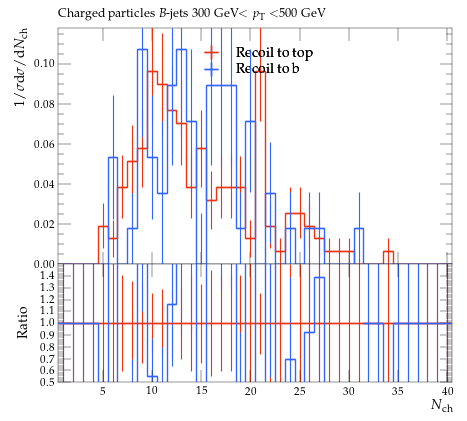

This chart was generated by the following Python code:
#! /usr/bin/env python

# This Python script was auto-generated using YODA v2.0.2.
# Analysis object: /MC_HFDECAYS/avg_B_jet_ch_mult_300_500
# Timestamp: 31-07-2026 (13:13:52)

import matplotlib as mpl
import matplotlib.pyplot as plt
mpl.use('Agg') # comment out for interactive use
import os
import numpy as np

plotDir = os.path.split(os.path.realpath(__file__))[0]
if 'YODA_USER_PLOT_PATH' in globals():
    plot_outdir = globals()['YODA_USER_PLOT_PATH']
else:
    plot_outdir = plotDir

#plot style
plt.style.use(os.path.join(plotDir, '../default.mplstyle'))
# plot metadata
figW, figH = plt.rcParams['figure.figsize']
ax_xLabel = r'$N_\mathrm{ch}$'
ax_yLabel = r'$1/\sigma \mathrm{d}\sigma/\mathrm{d}N_\mathrm{ch}$'
ax_title  = r'Charged particles $B$-jets 300 GeV$<p_\mathrm{T}<$500 GeV'
ax_xScale = 'linear'
ax_yScale = 'linear'
xLims = (0.5, 40.5)
yLims = (0.0, 0.11785103000000001)
xMinorTickMarks = 0

# TeX-friendly labels for the legend
labels = {
    'legend' : ([ r"Recoil to top", r"Recoil to b" ], r""),
}

# Adjust canvas width and height
canvasW = 10.0
canvasH = 9.0
figW *= canvasW/10.
figH *= canvasH/9.

# Create figure and axis objects
fig, (ax, ratio0_ax) = plt.subplots(2, 1, sharex=True,
                  figsize=(figW,figH), gridspec_kw={'height_ratios': (6.0, 3.0)})

# Set figure margins
plt.subplots_adjust(
    left   = 1.0 * plt.rcParams['figure.subplot.left'],
    right  = 1.0 * plt.rcParams['figure.subplot.right'],
    top    = 1.0 * plt.rcParams['figure.subplot.top'],
    bottom = 1.0 * plt.rcParams['figure.subplot.bottom'])

ratio0_ax.yaxis.set_major_locator(mpl.ticker.MultipleLocator(0.1))
ratio0_ax.set_ylim(0.5, 1.4999)
ratio0_ax.set_ylabel('Ratio')
ratio0_ax.xaxis.set_minor_locator(mpl.ticker.NullLocator())

# the numerical data is stored in a separate file
dataf = dict()
prefix = os.path.split(__file__)[0]
if prefix:    prefix = prefix + '/'
exec(open(prefix+'avg_B_jet_ch_mult_300_500__data.py').read(), dataf)


legend_handles = dict() # keep track of handles for the legend

# style options for curves
# starts at zorder>=5 to draw curve on top of legend
styles = {
  'recoil_t': {
    'color' : '#EE3311',
    'linestyle' : '-',
    'linewidth' : 1,
    'marker' : 'none',
    'markersize' : 2,
    'capsize' : 0.0,
    'zorder' : 5,
    'histstyle' : 1,
    'drawstyle' : 'steps-pre',
    'xerrorbars' : 1,
    'yerrorbars' : 1,
    'fillcolor' : None,
    'fillopacity' : 1.0,
    'ratio0_linestyle' : '-',
    'ratio0_linewidth' : 1,
    'ratio0_marker' : 'none',
    'ratio0_markersize' : 2,
    'ratio0_capsize' : 0.0,
    'ratio0_zorder' : 5,
    'ratio0_histstyle' : 1,
    'ratio0_drawstyle' : 'steps-pre',
    'ratio0_xerrorbars' : 1,
    'ratio0_yerrorbars' : 1,
  },
  'recoil_b': {
    'color' : '#3366FF',
    'linestyle' : '-',
    'linewidth' : 1,
    'marker' : 'none',
    'markersize' : 2,
    'capsize' : 0.0,
    'zorder' : 6,
    'histstyle' : 1,
    'drawstyle' : 'steps-pre',
    'xerrorbars' : 1,
    'yerrorbars' : 1,
    'fillcolor' : None,
    'fillopacity' : 1.0,
    'ratio0_linestyle' : '-',
    'ratio0_linewidth' : 1,
    'ratio0_marker' : 'none',
    'ratio0_markersize' : 2,
    'ratio0_capsize' : 0.0,
    'ratio0_zorder' : 6,
    'ratio0_histstyle' : 1,
    'ratio0_drawstyle' : 'steps-pre',
    'ratio0_xerrorbars' : 1,
    'ratio0_yerrorbars' : 1,
  },
}

# curve from input yoda files in main panel
for label, yvals in dataf['yvals'].items():
    if all(np.isnan(v) for v in dataf['yvals'][label]):
        continue
    tmp = None
    if styles[label]['histstyle']: # draw as histogram
        xpos = dataf['xedges'][label] if styles[label]['drawstyle'] else dataf['xpoints'][label]
        ypos = np.insert(yvals, 0, yvals[0]) if styles[label]['drawstyle'] else yvals
        if styles[label]['fillcolor']: # fill area below curve
            ax.fill_between(xpos, ypos, step='pre',
                            color=styles[label]['fillcolor'],
                            alpha=styles[label]['fillopacity'])
        tmp, = ax.plot(xpos, ypos,
                       color=styles[label]['color'],
                       linestyle=styles[label]['linestyle'],
                       linewidth=styles[label]['linewidth'],
                       drawstyle=styles[label]['drawstyle'], solid_joinstyle='miter',
                       zorder=styles[label]['zorder'], label=label)
    tmp = ax.errorbar(dataf['xpoints'][label], yvals,
                      xerr=np.array(dataf['xerrs'][label])*styles[label]['xerrorbars'],
                      yerr=np.array(dataf['yerrs'][label])*styles[label]['yerrorbars'],
                      fmt=styles[label]['marker'], capsize=styles[label]['capsize'],
                      markersize=styles[label]['markersize'],
                      ecolor=styles[label]['color'],
                      color=styles[label]['color'], zorder=styles[label]['zorder'])
    tmp[-1][0].set_linestyle(styles[label]['linestyle'])
    tmp[-1][0].set_linewidth(styles[label]['linewidth'])
    if label in dataf['add_legend_handle']:  legend_handles[label] = tmp
    for varLabel in dataf['variation_yvals'].keys():
        if varLabel.startswith(label):
            tmp, = ax.plot(dataf['xedges'][label], dataf['variation_yvals'][varLabel],
                           color=styles[label]['color'],
                           linestyle=styles[label]['linestyle'],
                           linewidth=styles[label]['linewidth'],
                           drawstyle='steps-pre', solid_joinstyle='miter',
                           zorder=styles[label]['zorder'], alpha=0.5)


# plots on ratio panel
# curve from input yoda files in ratio panel
for label, yvals in dataf['ratio0_yvals'].items():
    if all(np.isnan(v) for v in yvals):
        continue
    if styles[label]['ratio0_histstyle']: # plot as histogram
        xpos = dataf['xedges']['recoil_t'] if styles[label]['ratio0_drawstyle'] else dataf['xpoints']['recoil_t']
        ypos = np.insert(yvals, 0, yvals[0]) if styles[label]['ratio0_drawstyle'] else yvals
        ratio0_ax.plot(xpos, ypos,
                       color=styles[label]['color'],
                       linewidth=styles[label]['linewidth'],
                       linestyle=styles[label]['ratio0_linestyle'],
                       drawstyle=styles[label]['ratio0_drawstyle'], zorder=styles[label]['zorder'],
                       solid_joinstyle='miter')
    tmp = ratio0_ax.errorbar(dataf['xpoints']['recoil_t'], yvals,
                             xerr=np.array(dataf['ref_xerrs'])*styles[label]['ratio0_xerrorbars'],
                             yerr=np.array(dataf['ratio0_yerrs'][label])*styles[label]['ratio0_yerrorbars'],
                             fmt=styles[label]['ratio0_marker'], capsize=styles[label]['ratio0_capsize'],
                             markersize=styles[label]['ratio0_markersize'],
                             ecolor=styles[label]['color'],
                             color=styles[label]['color'])
    tmp[-1][0].set_linestyle(styles[label]['ratio0_linestyle'])
    tmp[-1][0].set_linewidth(styles[label]['ratio0_linewidth'])

    for varlabel in dataf['ratio0_variation_vals'].keys():
        if varlabel.startswith(label):
            ratio0_ax.plot(dataf['xedges']['recoil_t'],
                            dataf['ratio0_variation_vals'][varlabel],
                            color=styles[label]['color'],
                            linestyle=styles[label]['linestyle'],
                            linewidth=styles[label]['linewidth'],
                            drawstyle='steps-pre', solid_joinstyle='miter',
                            zorder=1, alpha=0.5)

legend_items = list(legend_handles.values())
ax.add_artist(ax.legend(legend_items,
                        labels['legend'][0],
                        title=labels['legend'][1],
                        alignment='left',
                        loc='upper center',
                        bbox_to_anchor=(0.5, 0.97)))

# set plot metadata as defined above
ratio0_ax.set_xlabel(ax_xLabel)
ratio0_ax.xaxis.set_label_coords(1., -0.15)
ax.set_ylabel(ax_yLabel, ha='right', va='top')
ax.yaxis.set_label_coords(-0.11, 1.0)
ax.set_title(ax_title, loc='left')
ax.set_xscale(ax_xScale)
ax.set_yscale(ax_yScale)
ax.set_xlim(xLims)
ax.set_ylim(yLims)

# tick formatting
plt.rcParams['xtick.top'] = True
plt.rcParams['ytick.right'] = True
ax.xaxis.set_minor_locator(mpl.ticker.NullLocator())
fig.align_ylabels((ax, ratio0_ax))
plt.savefig(os.path.join(plot_outdir, 'avg_B_jet_ch_mult_300_500.pdf'), format='PDF')
plt.savefig(os.path.join(plot_outdir, 'avg_B_jet_ch_mult_300_500.png'), format='PNG')

plt.close(fig)
